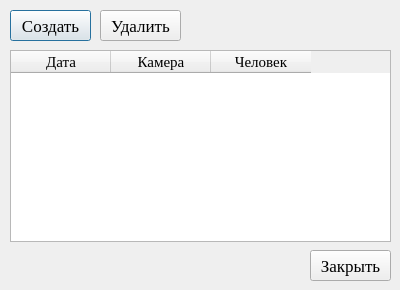
<?xml version="1.0" encoding="UTF-8"?>
<ui version="4.0">
 <class>Events</class>
 <widget class="QDialog" name="Events">
  <property name="geometry">
   <rect>
    <x>0</x>
    <y>0</y>
    <width>400</width>
    <height>290</height>
   </rect>
  </property>
  <property name="minimumSize">
   <size>
    <width>400</width>
    <height>290</height>
   </size>
  </property>
  <property name="maximumSize">
   <size>
    <width>400</width>
    <height>290</height>
   </size>
  </property>
  <property name="font">
   <font>
    <family>Times New Roman</family>
    <pointsize>13</pointsize>
   </font>
  </property>
  <property name="windowTitle">
   <string>Events</string>
  </property>
  <widget class="QPushButton" name="pushButton">
   <property name="geometry">
    <rect>
     <x>10</x>
     <y>10</y>
     <width>81</width>
     <height>31</height>
    </rect>
   </property>
   <property name="text">
    <string>Создать</string>
   </property>
  </widget>
  <widget class="QPushButton" name="pushButton_2">
   <property name="geometry">
    <rect>
     <x>100</x>
     <y>10</y>
     <width>81</width>
     <height>31</height>
    </rect>
   </property>
   <property name="text">
    <string>Удалить</string>
   </property>
  </widget>
  <widget class="QTableWidget" name="tableWidget">
   <property name="geometry">
    <rect>
     <x>10</x>
     <y>50</y>
     <width>381</width>
     <height>192</height>
    </rect>
   </property>
   <column>
    <property name="text">
     <string>Дата</string>
    </property>
    <property name="font">
     <font>
      <family>Times New Roman</family>
      <pointsize>11</pointsize>
     </font>
    </property>
   </column>
   <column>
    <property name="text">
     <string>Камера</string>
    </property>
    <property name="font">
     <font>
      <family>Times New Roman</family>
      <pointsize>11</pointsize>
     </font>
    </property>
   </column>
   <column>
    <property name="text">
     <string>Человек</string>
    </property>
    <property name="font">
     <font>
      <family>Times New Roman</family>
      <pointsize>11</pointsize>
     </font>
    </property>
   </column>
  </widget>
  <widget class="QPushButton" name="pushButton_3">
   <property name="geometry">
    <rect>
     <x>310</x>
     <y>250</y>
     <width>81</width>
     <height>31</height>
    </rect>
   </property>
   <property name="text">
    <string>Закрыть</string>
   </property>
  </widget>
 </widget>
 <resources/>
 <connections/>
</ui>
